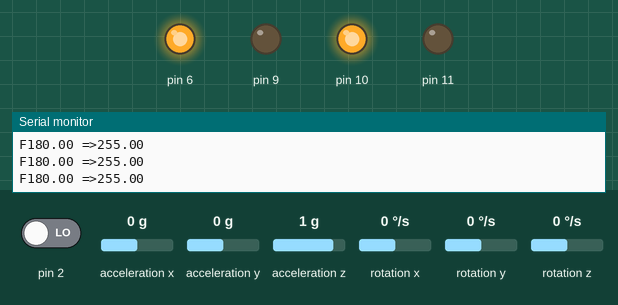
The sketch below on a simulated Arduino Uno, built with avr-gcc and run on an emulated ATmega328P. On the bench: output pins drawn as LEDs (lit = HIGH), the last lines printed to the serial monitor. The inputs (shaded band) are chosen by the test bench; at power-on: acceleration x 0 g, acceleration y 0 g, pin 2 LOW, acceleration z 1 g, rotation x 0 °/s, rotation y 0 °/s, rotation z 0 °/s. The sensor or clock chip raises its interrupt line as the real part does.

Above: at 1.7 s.
1.8 s: acceleration x set to -0.4 g
4.8 s: acceleration x set to -0.7 g
At 5.9 s:
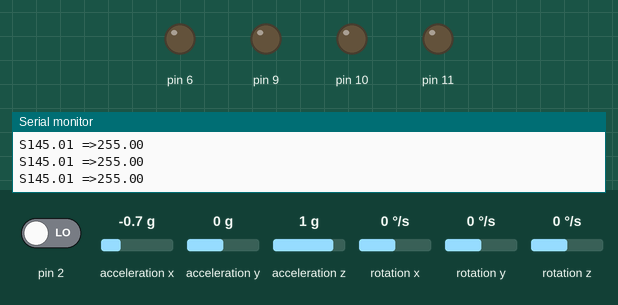
7.8 s: acceleration x set to 0.1 g
At 8.04 s:
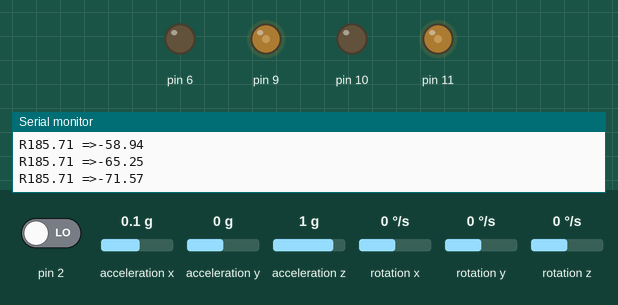
At 9.9 s:
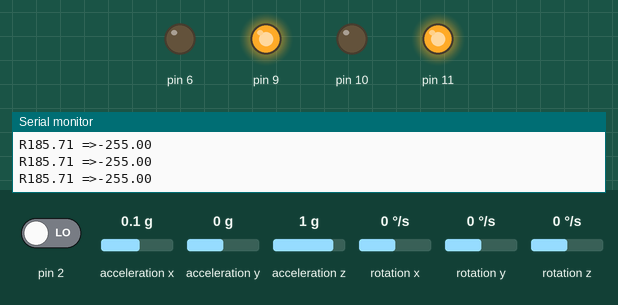
10.8 s: acceleration y set to -1.4 g
At 11.7 s:
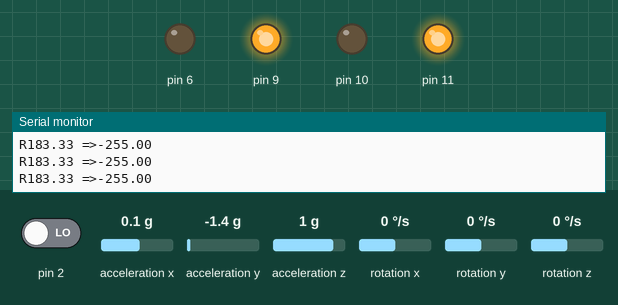
12.3 s: acceleration x set to 0 g
15.3 s: pin 2 driven HIGH
Timing chart, 0 to 18.3 s (numbered marks = the images above; inputs shaded):
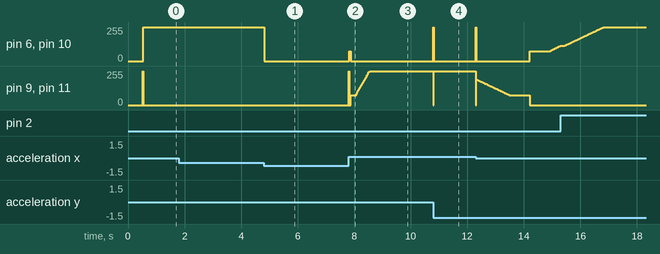

Measured:
- the behaviour switches between -0.5 and -0.6 g on acceleration x (found by bisection; images 0 and 1)
- after the input at 4.8 s, pin 6, pin 10: 255/255 → 0/255 at once
- after the input at 7.8 s, pin 6, pin 10: 0/255 → 75/255 at once, → 0/255 0.04 s later
- after the input at 10.8 s, pin 6, pin 10: 0/255 → 255/255 at once, → 0/255 0.02 s later; pin 9, pin 11: 255/255 → 0/255 at once, → 255/255 0.02 s later

The sketch:

dmp.ino
```cpp
/*Arduino Self Balancing Robot
 * Code by: B.Aswinth Raj
 * Build on top of Lib: https://github.com/jrowberg/i2cdevlib/tree/master/Arduino/MPU6050
 * Website: circuitdigest.com
 */
#include "I2Cdev.h"
#include <PID_v1.h> //From https://github.com/br3ttb/Arduino-PID-Library/blob/master/PID_v1.h
#include "MPU6050_6Axis_MotionApps20.h" //https://github.com/jrowberg/i2cdevlib/tree/master/Arduino/MPU6050
MPU6050 mpu;
// MPU control/status vars
bool dmpReady = false;  // set true if DMP init was successful
uint8_t mpuIntStatus;   // holds actual interrupt status byte from MPU
uint8_t devStatus;      // return status after each device operation (0 = success, !0 = error)
uint16_t packetSize;    // expected DMP packet size (default is 42 bytes)
uint16_t fifoCount;     // count of all bytes currently in FIFO
uint8_t fifoBuffer[64]; // FIFO storage buffer
// orientation/motion vars
Quaternion q;           // [w, x, y, z]         quaternion container
VectorFloat gravity;    // [x, y, z]            gravity vector
float ypr[3];           // [yaw, pitch, roll]   yaw/pitch/roll container and gravity vector
/*********Tune these 4 values for your BOT*********/
double setpoint= 181.2; //set the value when the bot is perpendicular to ground using serial monitor.
//Read the project documentation on circuitdigest.com to learn how to set these values
double Kp = 50; //Set this first
double Kd = 2.8; //Set this secound
double Ki = 140; //Finally set this
/******End of values setting*********/
double input, output;
PID pid(&input, &output, &setpoint, Kp, Ki, Kd, DIRECT);
volatile bool mpuInterrupt = false;     // indicates whether MPU interrupt pin has gone high
void dmpDataReady()
{
    mpuInterrupt = true;
}
void setup() {
  Serial.begin(115200);
  // initialize device
    Serial.println(F("Initializing I2C devices..."));
    mpu.initialize();
     // verify connection
    Serial.println(F("Testing device connections..."));
    Serial.println(mpu.testConnection() ? F("MPU6050 connection successful") : F("MPU6050 connection failed"));
    // load and configure the DMP
    devStatus = mpu.dmpInitialize();
    // supply your own gyro offsets here, scaled for min sensitivity


    mpu.setXGyroOffset(-254);
    mpu.setYGyroOffset(1577);
    mpu.setZGyroOffset(-970);
    mpu.setZAccelOffset(-17141);


    //mpu.setXGyroOffset(88);
    //mpu.setYGyroOffset(-525);
    //mpu.setZGyroOffset(58);
    //mpu.setZAccelOffset(-17168);


 //   mpu.setXGyroOffset(81);
  //  mpu.setYGyroOffset(-526);
   // mpu.setZGyroOffset(71);
   // mpu.setZAccelOffset(-17161);

      // make sure it worked (returns 0 if so)
    if (devStatus == 0)
    {
        // turn on the DMP, now that it's ready
        Serial.println(F("Enabling DMP..."));
        mpu.setDMPEnabled(true);
        // enable Arduino interrupt detection
        Serial.println(F("Enabling interrupt detection (Arduino external interrupt 0)..."));
        attachInterrupt(digitalPinToInterrupt(2), dmpDataReady, RISING);
        mpuIntStatus = mpu.getIntStatus();
        // set our DMP Ready flag so the main loop() function knows it's okay to use it
        Serial.println(F("DMP ready! Waiting for first interrupt..."));
        dmpReady = true;
        // get expected DMP packet size for later comparison
        packetSize = mpu.dmpGetFIFOPacketSize();
        //setup PID
        pid.SetMode(AUTOMATIC);
        pid.SetSampleTime(10);
        pid.SetOutputLimits(-255, 255);
    }
    else
    {
        // ERROR!
        // 1 = initial memory load failed
        // 2 = DMP configuration updates failed
        // (if it's going to break, usually the code will be 1)
        Serial.print(F("DMP Initialization failed (code "));
        Serial.print(devStatus);
        Serial.println(F(")"));
    }
//Initialise the Motor outpu pins
    pinMode (6, OUTPUT);
    pinMode (9, OUTPUT);
    pinMode (10, OUTPUT);
    pinMode (11, OUTPUT);
//By default turn off both the motors
    analogWrite(6,LOW);
    analogWrite(9,LOW);
    analogWrite(10,LOW);
    analogWrite(11,LOW);
}
void loop() {
    // if programming failed, don't try to do anything
    if (!dmpReady) return;
    // wait for MPU interrupt or extra packet(s) available
    while (!mpuInterrupt && fifoCount < packetSize)
    {
        //no mpu data - performing PID calculations and output to motors
        pid.Compute();
        //Print the value of Input and Output on serial monitor to check how it is working.
        Serial.print(input); Serial.print(" =>"); Serial.println(output);
        if (input>150 && input<200){//If the Bot is falling
        if (output>0) //Falling towards front
        Forward(); //Rotate the wheels forward
        else if (output<0) //Falling towards back
        Reverse(); //Rotate the wheels backward
        }
        else //If Bot not falling
        Stop(); //Hold the wheels still
    }
    // reset interrupt flag and get INT_STATUS byte
    mpuInterrupt = false;
    mpuIntStatus = mpu.getIntStatus();
    // get current FIFO count
    fifoCount = mpu.getFIFOCount();
    // check for overflow (this should never happen unless our code is too inefficient)
    if ((mpuIntStatus & 0x10) || fifoCount == 1024)
    {
        // reset so we can continue cleanly
        mpu.resetFIFO();
        Serial.println(F("FIFO overflow!"));
    // otherwise, check for DMP data ready interrupt (this should happen frequently)
    }
    else if (mpuIntStatus & 0x02)
    {
        // wait for correct available data length, should be a VERY short wait
        while (fifoCount < packetSize) fifoCount = mpu.getFIFOCount();
        // read a packet from FIFO
        mpu.getFIFOBytes(fifoBuffer, packetSize);
        // track FIFO count here in case there is > 1 packet available
        // (this lets us immediately read more without waiting for an interrupt)
        fifoCount -= packetSize;
        mpu.dmpGetQuaternion(&q, fifoBuffer); //get value for q
        mpu.dmpGetGravity(&gravity, &q); //get value for gravity
        mpu.dmpGetYawPitchRoll(ypr, &q, &gravity); //get value for ypr
        input = ypr[1] * 180/M_PI + 180;
        //Serial.print(input); Serial.print(" =>"); Serial.println(output);
   }
}
void Forward() //Code to rotate the wheel forward
{
    int pwm =  max(abs(output),75);

    analogWrite(6,pwm);
    analogWrite(9,0);
    analogWrite(10,pwm);
    analogWrite(11,0);
    Serial.print("F"); //Debugging information
}


void Reverse() //Code to rotate the wheel Backward
{
    int pwm = max(abs(output),75);
    analogWrite(6,0);
    analogWrite(9,pwm);
    analogWrite(10,0);
    analogWrite(11,pwm);
    Serial.print("R");
}
void Stop() //Code to stop both the wheels
{
    analogWrite(6,0);
    analogWrite(9,0);
    analogWrite(10,0);
    analogWrite(11,0);
    Serial.print("S");
}
```
